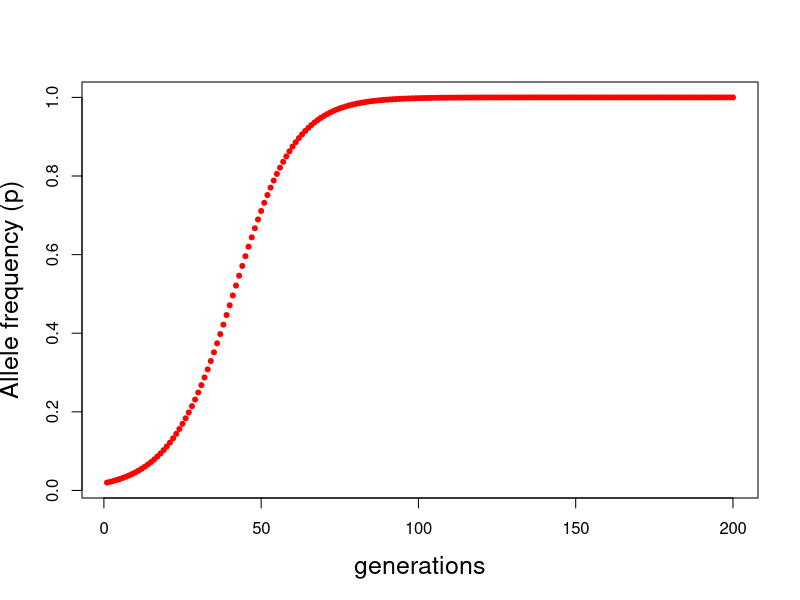
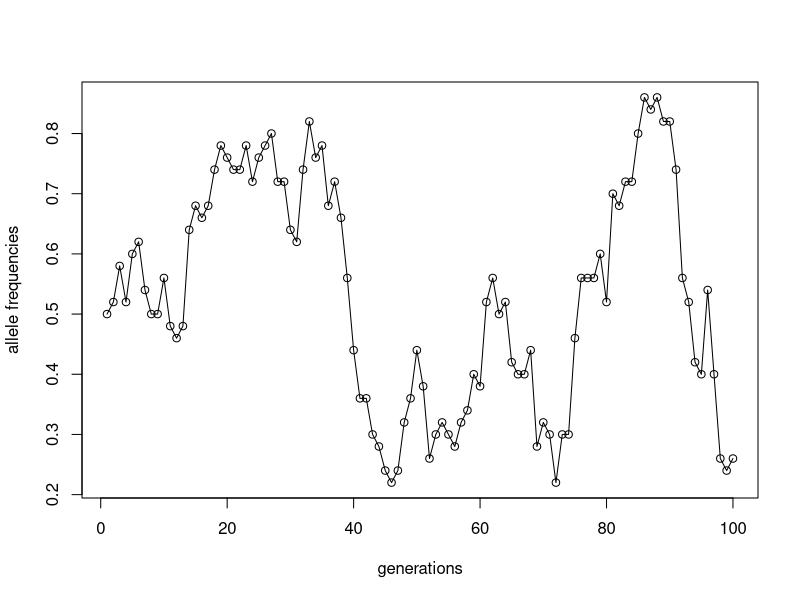
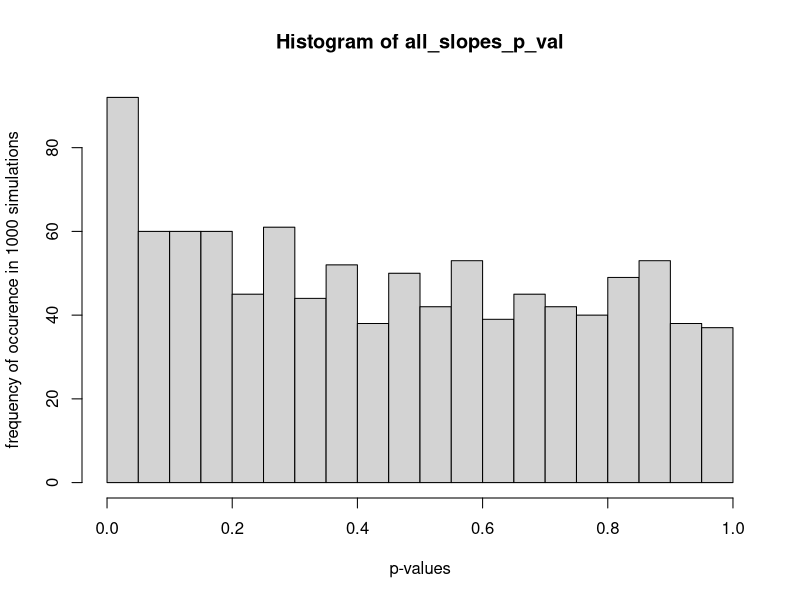
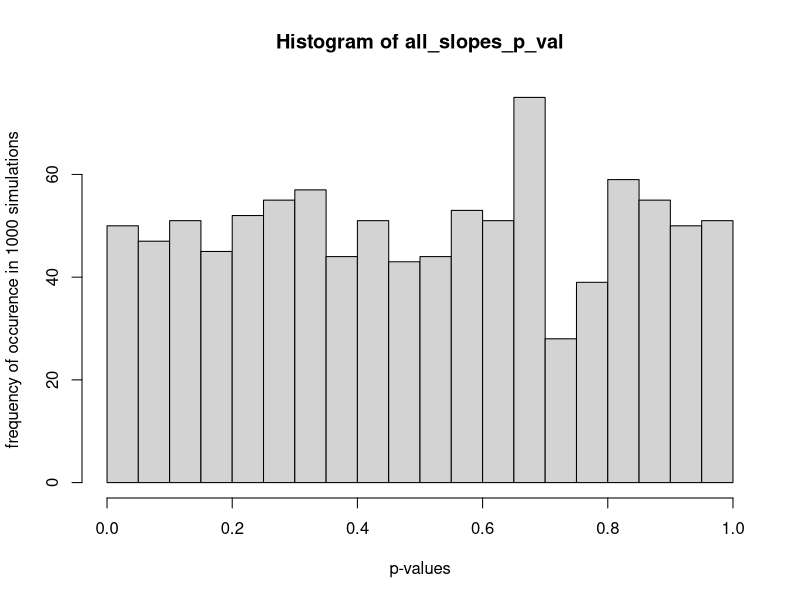

The R script that drew these images, in order: (Note: this script raises an error after producing the figures.)
## ---- chunk 1
#for diploids
#w_AA, w_Aa, w_aa are are the fitness of each genotype
#p=allele freq of A, q=allele freq of a in generation t
#n= number of generations
diploid <- function(w_AA, w_Aa, w_aa, p_0, q_0, n){
  #initializing vectors to store allele freq and mean pop fitness
  p <- rep(NA, n)
  q <- rep(NA, n)
  p_t <- rep(NA, n)
  mean_pop_fitness <- rep(NA, n)
  
  # conditions
  p[1] <- p_0
  q[1] <- q_0
  mean_pop_fitness[1] <- (p[1]^2*w_AA)+(2*p[1]*q[1]*w_Aa)+(q[1]^2*w_aa)
  
  #for loop
  for (i in 2:length(p)) {
    mean_pop_fitness[i] <- (p[i-1]^2*w_AA)+(2*p[i-1]*q[i-1]*w_Aa)+(q[i-1]^2*w_aa)
    p[i] <- (p[i-1]^2*(w_AA/mean_pop_fitness[i-1]))+(p[i-1]*q[i-1]*(w_Aa/mean_pop_fitness[i-1])) 
    q[i] <- 1-p[i]
  }
  
  if (any(p>0.99999, na.rm = TRUE)){
    fixation <- min(which.max(p>0.99999))
    cat("fixation for A occurs in approximately at generation:", fixation)
  } else{
    maxAlleleFreq <- max(p)
    cat("fixation of A does not occur, max allele frequency is:", print(maxAlleleFreq, digit = 2))
  }
 
  plot(x = 1:n, y = p, 
     xlab="generations", 
	 ylab="Allele frequency (p)", 
	 pch = 20, col = "red", cex.lab = 1.5)
}
diploid(w_AA = 1.2, w_Aa = 1.1, w_aa = 1, p = 0.02, q = 0.98, n = 200)

## ---- chunk 2
#N = population size, pA = starting pop freq
allele_counts <- function(N, pA, n_generations){
  pA <- c()
  pA[1] <- 0.5 #1st generation freq.
  i <- 1
  
  while(i < n_generations){ #run loop for all generations
    nA <-0 #number of A individuals, setting counter to individual 0
    for(j in 1:N){ #for each individual
      random <- runif(1) #generate a random number
      if(random < pA[i]){ #if the random number is less than pA, add 1 to nA counter
        nA <- nA + 1
      }
    }
    pA[i+1] <- nA/N
    i <- i+1 #increment i
  }
  plot(1:i, pA[1:i], xlab = "generations", ylab = "allele frequencies", type = "o")
  
}
allele_counts(N = 50, pA = 0.5, n_generations = 100)

## ---- chunk 3
#N = population size, pA = starting pop freq
allele_counts <- function(N, pA, n_generations, simulation){
  pA <- c()
  pA[1] <- 0.5 #1st generation freq.
  i <- 1
  lost <- 0
  
  for(t in 1:simulation){
  while(i < n_generations){ #run loop for all generations
    nA <-0 #number of A individuals, setting counter to individual 0
    for(j in 1:N){ #for each individual
      random <- runif(1) #generate a random number
      if(random < pA[i]){ #if the random number is less than pA, add 1 to nA counter
        nA <- nA + 1
      }
    }
    pA[i+1] <- nA/N
    i <- i+1 #increment i
  }
    if(nA == 0){
      lost <- lost + 1
    }
  }
  print("proprtion of lost A allele lost over 1000 times is")
  return(lost/1000)
  
}
allele_counts(N = 400, pA = 0.5, n_generations = 100, simulation = 1000)

## ---- chunk 4
#N = population size, pA = starting pop freq
allele_counts <- function(N, pA, n_generations, simulation){
  pA <- c()
  pA[1] <- 0.25 #1st generation freq.
  i <- 1
  lost <- 0
  
  for(t in 1:simulation){
  while(i < n_generations){ #run loop for all generations
    nA <-0 #number of A individuals, setting counter to individual 0
    for(j in 1:N){ #for each individual
      random <- runif(1) #generate a random number
      if(random < pA[i]){ #if the random number is less than pA, add 1 to nA counter
        nA <- nA + 1
      }
    }
    pA[i+1] <- nA/N
    i <- i+1 #increment i
  }
    if(nA == 0){
      lost <- lost + 1
    }
  }
  print("proprtion of lost A allele lost over 1000 times is")
  return(lost/1000)
  
}
allele_counts(N = 400, pA = 0.25, n_generations = 100, simulation = 1000)

## ---- chunk 5
#N = population size, pA = starting pop freq
allele_counts <- function(N, pA, n_generations, simulation){
  pA <- c()
  pA[1] <- 0.1 #1st generation freq.
  i <- 1
  lost <- 0
  
  for(t in 1:simulation){
  while(i < n_generations){ #run loop for all generations
    nA <-0 #number of A individuals, setting counter to individual 0
    for(j in 1:N){ #for each individual
      random <- runif(1) #generate a random number
      if(random < pA[i]){ #if the random number is less than pA, add 1 to nA counter
        nA <- nA + 1
      }
    }
    pA[i+1] <- nA/N
    i <- i+1 #increment i
  }
    if(nA == 0){
      lost <- lost + 1
    }
  }
  print("proprtion of lost A allele lost over 1000 times is")
  return(lost/1000)
  
}
allele_counts(N = 400, pA = 0.1, n_generations = 100, simulation = 1000)

## ---- chunk 6
#N = population size, pA = starting pop freq
allele_counts <- function(N, pA, n_generations, simulation){
  pA <- c()
  pA[1] <- 0.1 #1st generation freq.
  i <- 1
  lost <- 0
  
  for(t in 1:simulation){
  while(i < n_generations){ #run loop for all generations
    nA <-0 #number of A individuals, setting counter to individual 0
    for(j in 1:N){ #for each individual
      random <- runif(1) #generate a random number
      if(random < pA[i]){ #if the random number is less than pA, add 1 to nA counter
        nA <- nA + 1
      }
    }
    pA[i+1] <- nA/N
    i <- i+1 #increment i
  }
    if(nA == 0){
      lost <- lost + 1
    }
  }
  cat(pA)
  #dat <- matrix(pA, ncol = simulation)
  #matplot(dat, type = c("b"), pch = 1, col = 1:100)
  #plot(1:i, pA[1:i], xlab = "generations", ylab = "allele frequencies", type = "o")
  
}
allele_counts(N = 400, pA = 0.1, n_generations = 100, simulation = 100)

## ---- chunk 7
#First part
# not as a function
x <- seq(from = 1, to = 10, length.out = 20)#length.out is how many observations we will have
a <- 0.5 #intercept
b <- 0.1#slope
y_deterministic <- a + b*x
set.seed(3)
y_simulated <- rnorm(length(x), mean = y_deterministic, sd = 2)

mod_sim <- lm(y_simulated ~ x)
p_val_slope <- summary(mod_sim)$coef[2,4] #extract the p-value
p_val_slope

# as a function:
#n = number of observations, a = intercept, b= slope
p_val_slope2 <- function(n, a, b, sd){
  x <- seq(from = 1, to = 10, length.out = n)
  y_deterministic <- a + b*x
  set.seed(3)
  y_simulated <- rnorm(length(x), mean = y_deterministic, sd)
  
mod_sim <- lm(y_simulated ~ x)
p_val_slope <- summary(mod_sim)$coef[2,4] #extract the p-value
p_val_slope
}
p_val_slope2(n = 20, a = 0.5, b = 0.1, sd = 2)

## ---- chunk 8
# Second part: without set-seed
p_val_slope2 <- function(n, a, b, sd){
  x <- seq(from = 1, to = 10, length.out = n)
  y_deterministic <- a + b*x
  y_simulated <- rnorm(length(x), mean = y_deterministic, sd)
  
mod_sim <- lm(y_simulated ~ x)
p_val_slope <- summary(mod_sim)$coef[2,4] #extract the p-value
p_val_slope
}
p_val_slope2(n = 20, a = 0.5, b = 0.1, sd = 2)

all_slopes_p_val <- replicate(1000, p_val_slope2(n = 20, a = 0.5, b = 0.1, sd = 2))


hist(all_slopes_p_val, xlab = "p-values", ylab = "frequency of occurence in 1000 simulations", breaks = 20)
## ---- chunk 9
#Third part
p_val_slope2 <- function(n, a, b, sd){
  x <- seq(from = 1, to = 10, length.out = n)
  y_deterministic <- a + b*x
  y_simulated <- rnorm(length(x), mean = y_deterministic, sd)
  
mod_sim <- lm(y_simulated ~ x)
p_val_slope <- summary(mod_sim)$coef[2,4] #extract the p-value
p_val_slope
}
p_val_slope2(n = 20, a = 0.5, b = 0.1, sd = 2)

all_slopes_p_val <- replicate(1000, p_val_slope2(n = 20, a = 0.5, b = 0, sd = 2))

hist(all_slopes_p_val, xlab = "p-values", ylab = "frequency of occurence in 1000 simulations", breaks = 20)
## ---- chunk 10
#Fourth part:

#range of correlations
r <- seq(10, 100, by = 5)

p_val_slope2 <- function(n, a, b, sd){
  x <- seq(from = 1, to = 10, length.out = n)
  y_deterministic <- a + b*x
  y_simulated <- rnorm(length(x), mean = y_deterministic, sd)
mod_sim <- lm(y_simulated ~ x)
p_val_slope <- summary(mod_sim)$coef[2,4] #extract the p-value
}

for(i in r){
  samples[i] <- replicate(100, p_val_slope2(r[i], a = 0.5, b = 0.1, sd = 1.5))
}
plot(r, samples, xlab = "sample sizes", ylab = "freq of p<0.05")

